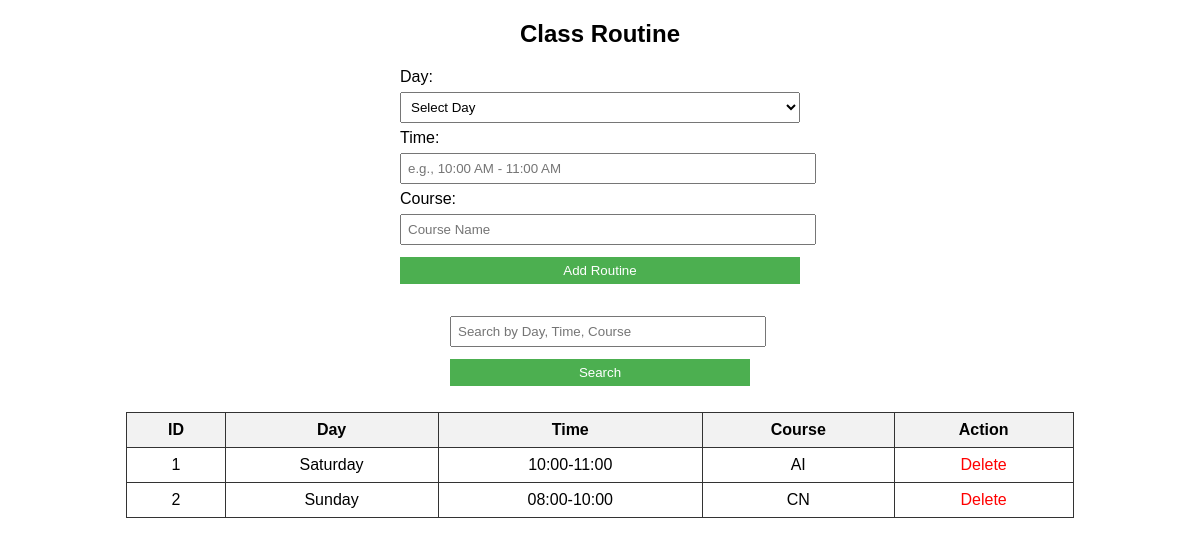
/class_routine.php, run on the app's committed database.
### tables this page shows
CREATE TABLE `class_routine` (
  `id` int(11) NOT NULL,
  `day` varchar(20) NOT NULL,
  `time` varchar(20) NOT NULL,
  `Course` varchar(50) NOT NULL
);

### class_routine.php (the view, shortened to what this page needs)
<?php
include('db_connect.php');
$search_query = "";
$result = mysqli_query($conn, "SELECT * FROM class_routine $search_query ORDER BY id ASC");
?>
<!DOCTYPE html>
<html lang="en">
<head>
</head>
<body>
<h2 style="text-align:center;">Class Routine</h2>
<form method="POST" action="">
    <label>Day:</label>
    <select name="day" required>
        <option value="">Select Day</option>
    </select>
    <label>Time:</label>
    <input type="text" name="time" placeholder="e.g., 10:00 AM - 11:00 AM" required>
    <label>Course:</label>
    <input type="text" name="course" placeholder="Course Name" required>
    <input type="submit" name="add" value="Add Routine">
</form>
<form method="POST" class="search" action="">
    <input type="text" name="keyword" placeholder="Search by Day, Time, Course" required>
    <input type="submit" name="search" value="Search">
</form>
<table>
    <tr>
        <th>ID</th>
        <th>Day</th>
        <th>Time</th>
        <th>Course</th>
        <th>Action</th>
    </tr>
    <?php while($row = mysqli_fetch_assoc($result)) { ?>
        <tr>
            <td><?php echo $row['id']; ?></td>
            <td><?php echo $row['day']; ?></td>
            <td><?php echo $row['time']; ?></td>
            <td><?php echo $row['Course']; ?></td>
            <td>
                <a href="class_routine.php?delete=<?php echo $row['id']; ?>" class="delete" onclick="return confirm('Are you sure you want to delete?')">Delete</a>
            </td>
        </tr>
    <?php } ?>
</table>
</body>
</html>

### class_routine.php (style rules this page uses)
body { font-family: Arial, sans-serif; }
table { border-collapse: collapse; width: 80%; margin: 20px auto; }
th, td { border: 1px solid #333; padding: 8px 12px; text-align: center; }
th { background: #f2f2f2; }
form { width: 400px; margin: 20px auto; }
input, select { padding: 6px; margin: 6px 0; width: 100%; }
input[type="submit"] { cursor: pointer; background: #4CAF50; color: white; border: none; }
a.delete { color: red; text-decoration: none; }
.search { width: 300px; margin: 10px auto; }

### data on the page
class_routine: id "1", day "Saturday", time "10:00-11:00", Course "AI"
class_routine: id "2", day "Sunday", time "08:00-10:00", Course "CN"
